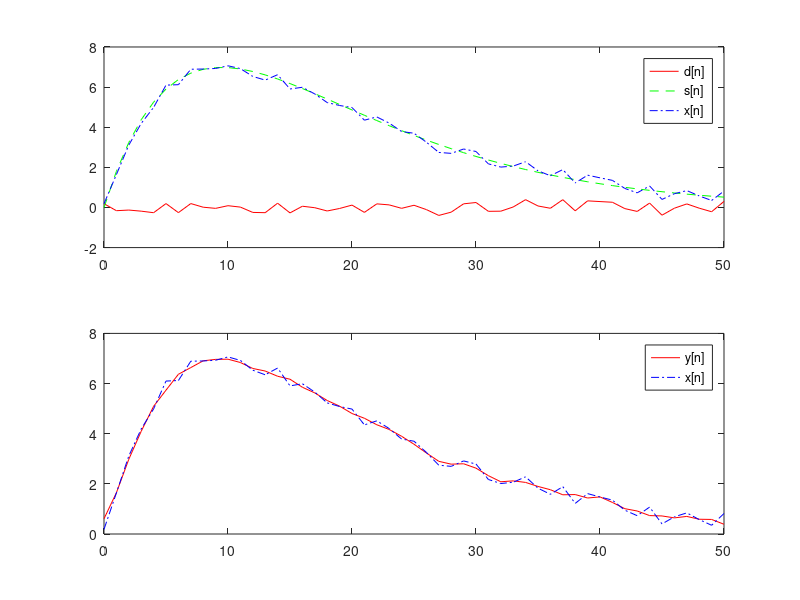

The MATLAB script that drew this image:
% Signal Smoothing by Averaging
clf;
R = 51; % Time index n
m = 0:(R-1);
d = 0.8*(rand(R,1)-0.5);
s = 2*m.*(0.9.^m);
x = s + d';
subplot(2,1,1);
plot(m,d','r-',m,s,'g--',m,x,'b-.');
legend('d[n]','s[n]','x[n]');
subplot(2,1,2);
x1 = [0 0 x]; x2 = [0 x 0];  x3 = [x 0 0];
y = (x1+x2+x3)/3;
plot(m,y(2:R+1),'r-',m,x,'b-.');
legend('y[n]','x[n]');